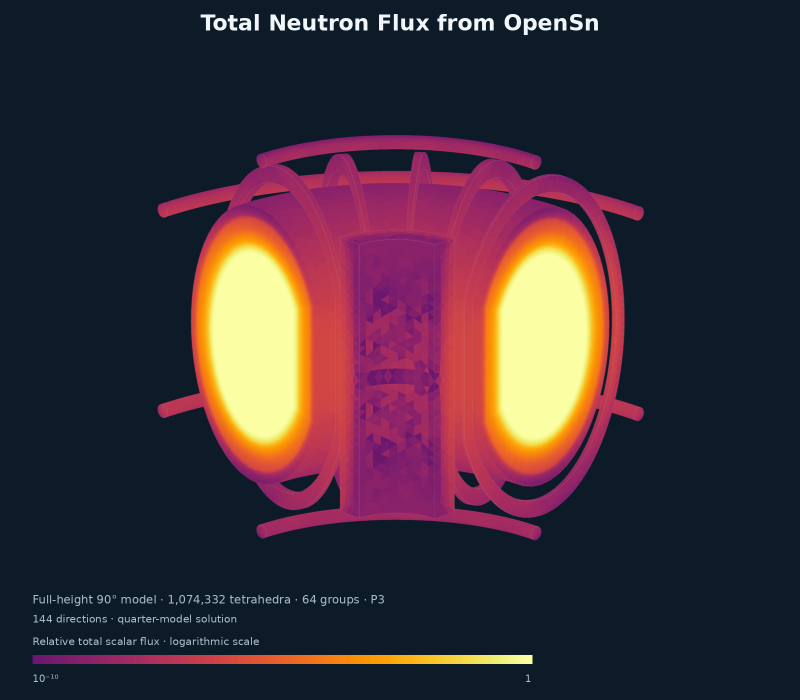
#> input picture doc/assets/source-tokamak-flux.png, 1600 x 1400 px (shown at 1/2 size)
$ python -i render_gallery.py   (imports and definitions only)
#> lines starting #> are read from the running program, lines starting #| are printed output that depends on the picture
# SPDX-License-Identifier: MIT
"""Render README artwork from actual OpenSn outputs, never synthetic fields.

Requires numpy, Pillow, matplotlib, PyVista/VTK, and rsvg-convert. Raw meshes and
solution dumps are deliberately not committed. See doc/assets/README.md.
"""

import argparse
from pathlib import Path
import subprocess

from matplotlib import colormaps
import numpy as np
from PIL import Image, ImageDraw, ImageFont, ImageOps


ROOT = Path(__file__).resolve().parents[3]
DEST = ROOT / "doc/assets"
BACKGROUND = "#0d1b2a"
INK = "#f2f7fb"
MUTED = "#a4b7c8"


# [50 lines left out: functions font, plotter, screenshot, color_scale, trim_plot, replace_background, not called in this run]


def compose_hero(c5g7_image):
    """Build the hero with a shared C5G7/tokamak two-panel canvas."""
    hero = Image.new("RGB", (1800, 680), BACKGROUND)
    drawing = ImageDraw.Draw(hero)

    # Ease the navy text field into the black visualization field without
    # tinting the scientific images themselves.
    gradient_start = 550
    visualization_start = 850
    navy = np.asarray((13, 27, 42), dtype=float)
    for x in range(gradient_start, visualization_start):
        fraction = (x - gradient_start) / (visualization_start - gradient_start - 1)
        color = tuple(np.rint(navy * (1.0 - fraction)).astype(np.uint8))
        drawing.line((x, 0, x, hero.height), fill=color)
    drawing.rectangle((visualization_start, 0, hero.width, hero.height), fill="black")

    logo = DEST / "brand/logo-dark.svg"
    raster = DEST / ".logo-dark-homepage.png"
    subprocess.run(["rsvg-convert", "-w", "620", "-o", str(raster), str(logo)], check=True)
    wordmark = Image.open(raster).convert("RGBA")
    hero.paste(wordmark, (75, 60), wordmark)
    raster.unlink()
    drawing.text((84, 225), "Radiation transport.", font=font(64, True), fill=INK)
    drawing.text((84, 309), "Across every scale.", font=font(64, True), fill=INK)
    drawing.text((88, 425), "Deterministic physics. Parallel by design.", font=font(25), fill=MUTED)
    drawing.line((88, 506, 660, 506), fill="#284052", width=2)
    drawing.text((88, 537), "C++  /  Python  /  CPUs & GPUs", font=font(22), fill="#42d6c8")

    # [6 lines left out: function floating_panel, not called in this run]

    fields = Image.new("RGB", (860, 400), "black")
    c5g7_panel = floating_panel(c5g7_image, y_offset=-15)
    fields.paste(c5g7_panel, (0, 0))

    # Keep only the tokamak geometry. The title, annotations, and color bar of
    # the source figure are unreadable at panel size. Replace the source canvas,
    # including the region enclosed by the coils, so both panels share black.
    tokamak = Image.open(DEST / "source-tokamak-flux.png").convert("RGB")
    tokamak = tokamak.crop((0, 100, tokamak.width, 1150))
    tokamak = trim_plot(tokamak, padding=0)
    tokamak = replace_background(tokamak, (13, 27, 41))
    tokamak_panel = floating_panel(tokamak, y_offset=16)
    fields.paste(tokamak_panel, (460, 0))

    fields_x = 850 + (hero.width - 850 - fields.width) // 2
    hero.paste(fields, (fields_x, 170))
    drawing.text((fields_x + 200, 602), "C5G7 Thermal Flux",
                 font=font(20), fill=MUTED,
                 anchor="mt")
    drawing.text((fields_x + 660, 602), "Tokamak Neutron Flux",
                 font=font(20), fill=MUTED,
                 anchor="mt")
    hero.save(DEST / "hero.png", optimize=True)


# [28 lines left out: function render, not called in this run]


# [4 lines not run here, left out]

>>> import cv2
>>> picture = cv2.imread('../../assets/source-tokamak-flux.png', cv2.IMREAD_GRAYSCALE)
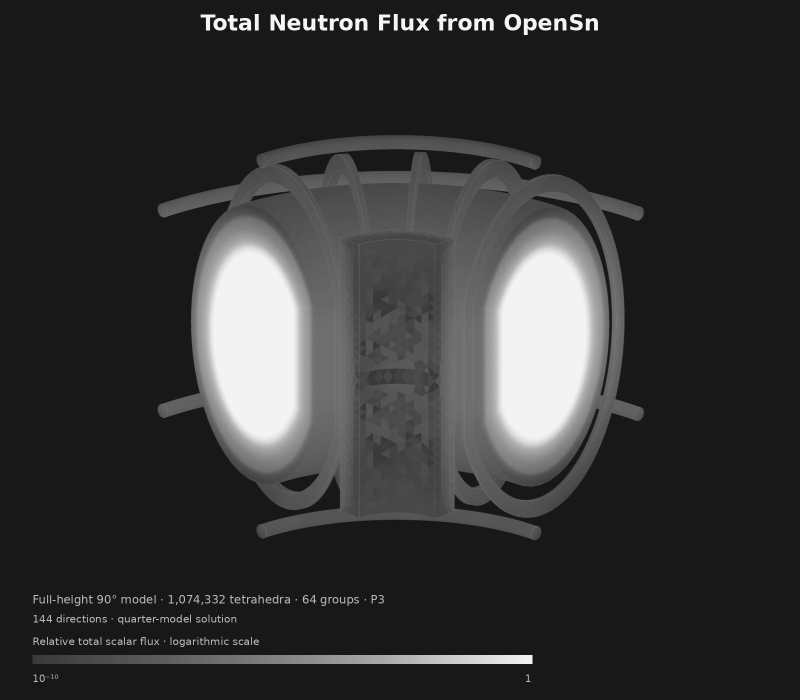
#> picture: shape (1400, 1600) (shown at 1/2 size); min 19, max 245, mean 52.4
>>> result = compose_hero(picture)
#> in compose_hero, `hero = Image.new("RGB", (1800, 680), BACKGROUND)`:
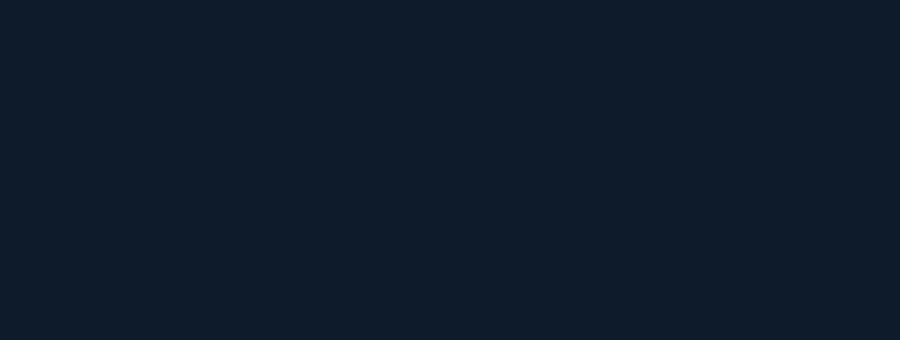
#> hero: PIL image 1800x680 RGB (shown at 1/2 size); mean R, G, B 13, 27, 42
#> (the run stopped early here; a loop or call above may not have finished)

$ run again, on doc/assets/source-multiphysics-panel.png
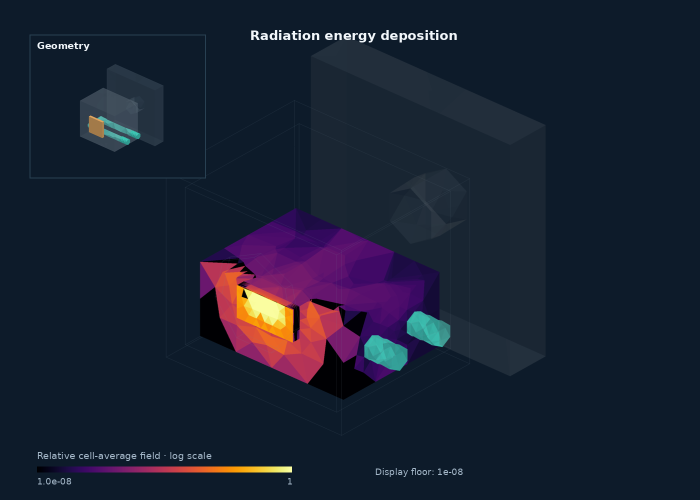
#> input picture doc/assets/source-multiphysics-panel.png, 1400 x 1000 px (shown at 1/2 size)
#> `picture = cv2.imread('../../assets/source-tokamak-flux.png', cv2.IMREA..`:
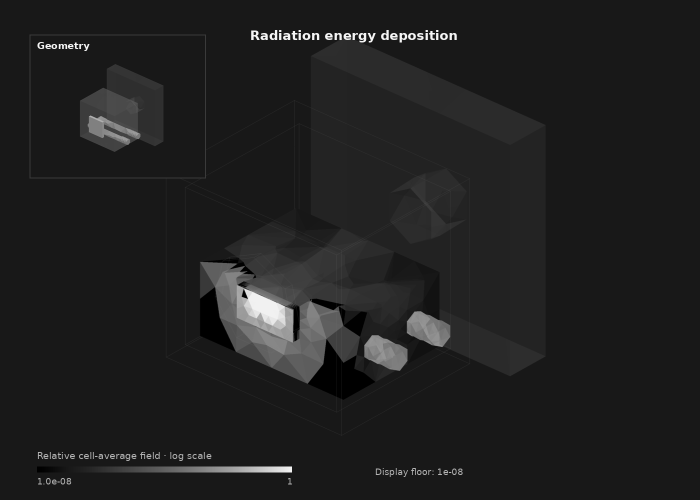
#> picture: shape (1000, 1400) (shown at 1/2 size); min 0, max 245, mean 31.5
